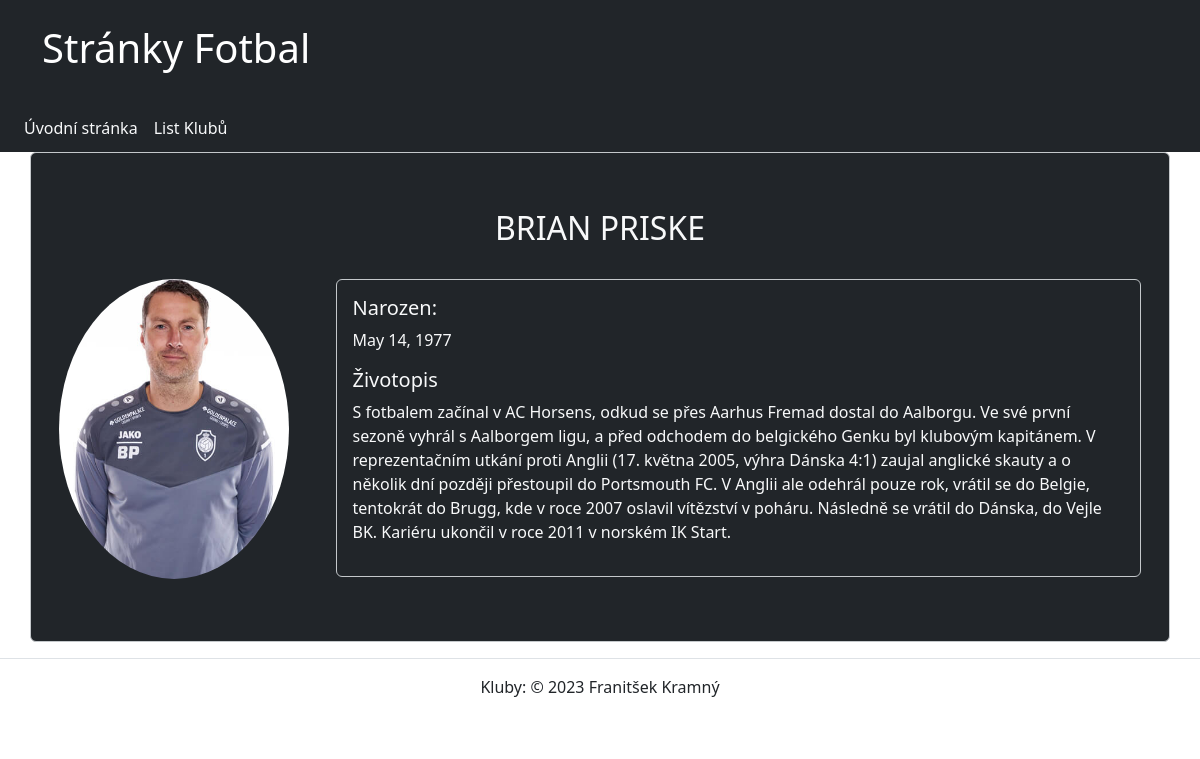
The app's page /kluby/klub/3 with its own data.
### mat_fotbal/models.py (models this page shows, shortened)
class Vedouci(models.Model):
    jmeno = models.CharField(max_length=80, verbose_name='Jméno Trenéra', help_text='Zadejte jméno trenéra',
                             error_messages={'blank': 'Jméno trenéra musí být vyplněno'})
    prijmeni = models.CharField(max_length=50, verbose_name='Příjmení trenéra', help_text='Zadejte příjmení trenéra',
                                error_messages={'blank': 'Příjmení trenéra musí být vyplněno'})
    narozeni = models.DateField(blank=True, null=True, verbose_name='Datum narození')
    biografie = models.TextField(blank=True, verbose_name='Životopis')
    fotografie = models.ImageField(upload_to="./media", height_field=None, width_field=None, max_length=100,  blank = True,null=True)
    class Meta:
        ordering = ['prijmeni', 'jmeno']
        verbose_name = 'Trenér'
        verbose_name_plural = 'Trenéři'

### mat_fotbal/views.py (the view)
# urls.py: path('klub/<int:pk>', views.KlubDetailView.as_view(), name='klub_detail'),
class KlubDetailView(DetailView):
    model = Klub
    context_object_name = "klub"
    template_name = "klub/klub_detail.html"
    def get(self, request, *args, **kwargs):
        klub = self.get_object()
        print(klub)  # Výstup do konzole pro kontrolu
        return super().get(request, *args, **kwargs)

### mat_fotbal/models.py (called while the page is built)
    def __str__(self):
        return self.nazev

### mat_fotbal/templates/klub/klub_detail.html (shortened to what this page needs)
{% extends 'base.html' %}
{% block content %}
    <div class="row alert alert-secondary bg-dark">
        <div class="col-lg-12 mt-3 mb-3">
            {% for trener in klub.trener.all %}
            <h2 class="bg-dark text-light text-center text-uppercase p-4">{{ trener.jmeno}} {{trener.prijmeni}}</h2>
            {% endfor %}
            <div class="row mb-3">
                <div class="col-lg-3">
                    {% for trener in klub.trener.all %}
                        <img src="{{ trener.fotografie.url }}" alt="{{ trener.jmeno }}" class="rounded-circle" height="300" width="230">
                    {% endfor %}
                </div>
                <div class="col-lg-9">
                    {% for trener in klub.trener.all %}
                    <div class="alert alert-secondary bg-dark text-light">
                            <h5 class="text-light ">Narozen:</h3>
                                <p class=" bg-dark text-light">{{ trener.narozeni }}</p>
                            <h5 class="text-light ">Životopis</h3>
                            <p class=" bg-dark text-light">{{ trener.biografie }}</p>
                            </div>
                    {% endfor %}
                </div>
            </div>
        </div>
    </div>
{% endblock %}

### records on screen
Vedouci: jmeno "BRIAN", prijmeni "PRISKE", fotografie (picture), narozeni "May 14, 1977", biografie "S fotbalem začínal v AC Horsens, odkud se přes Aarhus Fremad dostal do Aalborgu. Ve své první sezoně vyhrál s Aalborgem ligu, a před odchodem do belgického Genku byl klubovým kapitánem. V reprezentačním utkání proti Anglii (17. května 2005, výhra Dánska 4:1) zaujal anglické skauty a o několik dní později přestoupil do Portsmouth FC. V Anglii ale odehrál pouze rok, vrátil se do Belgie, tentokrát do Brugg, kde v roce 2007 oslavil vítězství v poháru. Následně se vrátil do Dánska, do Vejle BK. Kariéru ukončil v roce 2011 v norském IK Start."
